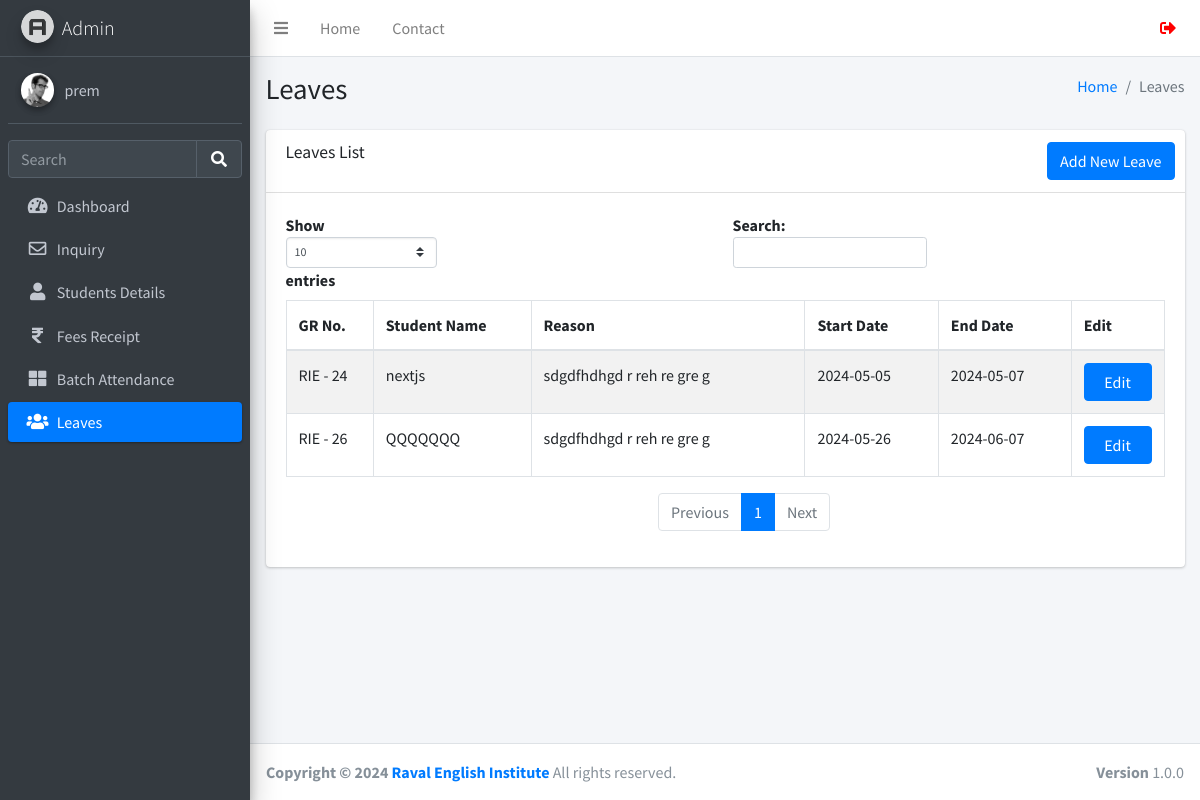
The page /leaves.php (signed in) on the database its author committed.
### tables this page shows
CREATE TABLE `users` (
  `id` int(11) NOT NULL,
  `username` varchar(255) NOT NULL,
  `fullname` varchar(255) NOT NULL,
  `email` varchar(255) NOT NULL,
  `mobile` varchar(255) NOT NULL,
  `password` varchar(255) NOT NULL,
  `created_at` datetime NOT NULL DEFAULT current_timestamp(),
  `status` int(10) NOT NULL
);

CREATE TABLE `leaves` (
  `id` int(11) NOT NULL,
  `student_id` int(11) NOT NULL,
  `reason` varchar(255) NOT NULL,
  `start_date` date NOT NULL,
  `end_date` date NOT NULL,
  `created_at` datetime NOT NULL DEFAULT current_timestamp()
);

CREATE TABLE `studentinfo` (
  `id` int(11) NOT NULL,
  `name` varchar(255) DEFAULT NULL,
  `batch` int(11) DEFAULT NULL,
  `batch_name` varchar(255) DEFAULT NULL,
  `father_name` varchar(255) DEFAULT NULL,
  `mother_name` varchar(255) DEFAULT NULL,
  `dob` date DEFAULT NULL,
  `gender` varchar(50) DEFAULT NULL,
  `mobile_number` varchar(15) DEFAULT NULL,
  `fee_status` varchar(50) DEFAULT NULL,
  `profession` varchar(100) DEFAULT NULL,
  `address` varchar(255) DEFAULT NULL,
  `admission_time` date DEFAULT NULL,
  `created_at` datetime NOT NULL DEFAULT current_timestamp(),
  `pending_fees` decimal(10,2) DEFAULT 0.00
);

### function.php (called while the page is built, shortened)
<?php
require_once('db.php');
function selectFromTable($tableName, $columns, $whereConditions) {
    global $db;
    try {
        $sql = "SELECT " . implode(', ', $columns) . " FROM $tableName";
        if (!empty($whereConditions)) {
            $sql .= " WHERE " . implode(' AND ', array_map(function ($col) {
                return "$col = :$col";
            }, array_keys($whereConditions)));
        }
        $stmt = $db->prepare($sql);
        foreach ($whereConditions as $col => $value) {
            $stmt->bindValue(":$col", $value);
        }
        $stmt->execute();
        return $stmt->fetchAll(PDO::FETCH_ASSOC);
    } catch (PDOException $e) {
        return false;
    }
}
?>

### leaves.php (the view, shortened to what this page needs)
<!DOCTYPE html>
<html lang="en">
<head>
</head>
<body>
<?php include('./header.php');
require_once('function.php');
$leavesData = selectFromTable('leaves', ['id', 'student_id', 'reason', 'start_date', 'end_date', 'created_at'], []);
?>
<div class="content-wrapper">
    <div class="content-header">
      <div class="container-fluid">
        <div class="row mb-2">
          <div class="col-sm-6">
            <h1 class="m-0">Leaves</h1>
          </div>
          <div class="col-sm-6">
            <ol class="breadcrumb float-sm-right">
              <li class="breadcrumb-item"><a href="./dashboard.php">Home</a></li>
              <li class="breadcrumb-item active">Leaves</li>
            </ol>
          </div>
        </div>
      </div>
    </div>
    <section class="content">
        <div class="container-fluid">
          <div class="row">
            <div class="col-12">
              <div class="card">
                <div class="card-header">
                  <h3 class="card-title">Leaves List</h3>
                  <div class="card-tools">
                    <a href="./leaveform.php" class="btn btn-primary">Add New Leave</a>
                  </div>
                </div>
                <div class="card-body">
                  <div class="table-responsive">
                    <table id="example1" class="table table-bordered table-striped">
                      <thead>
                        <tr>
                          <th>GR No.</th>
                          <th>Student Name</th>
                          <th>Reason</th>
                          <th>Start Date</th>
                          <th>End Date</th>
                          <th>Edit</th>
                        </tr>
                      </thead>
                      <tbody>
                        <?php foreach ($leavesData as $leave): ?>
                        <tr>
                          <td>RIE - <?php echo htmlspecialchars($leave['student_id']); ?></td>
                          <td><?php
                              $student = selectFromTable('studentinfo', ['name'], ['id' => $leave['student_id']]);
                              echo htmlspecialchars($student[0]['name']);
                          ?></td>
                          <td><?php echo htmlspecialchars($leave['reason']); ?></td>
                          <td><?php echo htmlspecialchars($leave['start_date']); ?></td>
                          <td><?php echo htmlspecialchars($leave['end_date']); ?></td>
                          <td><a href="#" class="btn btn-primary btn-edit col-md-12" data-id="<?php echo $leave['id']; ?>">Edit</a></td>
                        </tr>
                        <?php endforeach; ?>
                      </tbody>
                    </table>
                  </div>
                </div>
              </div>
            </div>
          </div>
        </div>
    </section>
</div>
<?php include('./footer.php'); ?>
</body>
</html>

### header.php (shortened to what this page needs)
<?php
require_once 'db.php';
$query = $db->prepare("SELECT * FROM users WHERE id = :id");
$query->execute(['id' => $_SESSION['user_id']]);
$user = $query->fetch(PDO::FETCH_ASSOC);
?>
<!DOCTYPE html>
<html lang="en">
<head>
  <link rel="stylesheet" href="./plugins/fontawesome-free/css/all.min.css">
  <link rel="stylesheet" href="https://code.ionicframework.com/ionicons/2.0.1/css/ionicons.min.css">
  <link rel="stylesheet" href="./plugins/icheck-bootstrap/icheck-bootstrap.min.css">
  <link rel="stylesheet" href="./asset/css/adminlte.min.css">
</head>
<body class="hold-transition sidebar-mini layout-fixed">
<div class="wrapper">
  <nav class="main-header navbar navbar-expand navbar-white navbar-light sticky-top">
    <ul class="navbar-nav">
      <li class="nav-item">
        <a class="nav-link" data-widget="pushmenu" href="#" role="button"><i class="fas fa-bars"></i></a>
      </li>
      <li class="nav-item d-none d-sm-inline-block">
        <a href="./dashboard.php" class="nav-link">Home</a>
      </li>
      <li class="nav-item d-none d-sm-inline-block">
        <a href="#" class="nav-link">Contact</a>
      </li>
    </ul>
    <ul class="navbar-nav ml-auto">
      <li class="nav-item">
        <form method="POST">
        <button class="nav-link" type="submit" name="logout" style="
        text-decoration: none;
        border: none;
        background-color: transparent;">
        <i class="fas fa-sign-out-alt" style="color: red;"></i>
        </button>
      </li>
    </ul>
  </nav>
  <aside class="main-sidebar sidebar-dark-primary elevation-4">
    <a href="./dashboard.php" class="brand-link">
      <img src="./asset/img/AdminLTELogo.png" alt="AdminLTE Logo" class="brand-image img-circle elevation-3" style="opacity: .8">
      <span class="brand-text font-weight-light">Admin</span>
    </a>
    <div class="sidebar">
      <div class="user-panel mt-3 pb-3 mb-3 d-flex">
        <div class="image">
          <img src="./asset/img/user2-160x160.jpg" class="img-circle elevation-2" alt="User Image">
        </div>
        <div class="info">
          <a href="./profile.php" class="d-block"><?php echo $user['username']; ?></a>
        </div>
      </div>
      <div class="form-inline">
        <div class="input-group" data-widget="sidebar-search">
          <input class="form-control form-control-sidebar" type="search" placeholder="Search" aria-label="Search">
          <div class="input-group-append">
            <button class="btn btn-sidebar">
              <i class="fas fa-search fa-fw"></i>
            </button>
          </div>
        </div>
      </div>
      <nav class="mt-2">
        <ul class="nav nav-pills nav-sidebar flex-column" data-widget="treeview" role="menu" data-accordion="false">
          <li class="nav-item">
            <a href="./dashboard.php" class="nav-link
            <?php if (strpos($_SERVER['REQUEST_URI'], 'dashboard.php') !== false) {echo "active";}?>">
              <i class="nav-icon fas fa-tachometer-alt"></i>
              <p>
                Dashboard
              </p>
            </a>
          </li>
          <li class="nav-item">
            <a href="./inquiry.php" class="nav-link
            <?php if (strpos($_SERVER['REQUEST_URI'], 'inquiry.php') !== false) {echo "active";}?>">
              <i class="nav-icon far fa-envelope"></i>
              <p>
              Inquiry
              </p>
            </a>
          <li class="nav-item">
            <a href="./studentsdetails.php" class="nav-link
            <?php if (strpos($_SERVER['REQUEST_URI'], 'studentsdetails.php') !== false) {echo "active";}?>">
              <i class="nav-icon fas fa-user"></i>
              <p>
                Students Details
              </p>
            </a>
          </li>
          <li class="nav-item">
            <a href="./fees.php" class="nav-link
            <?php if (strpos($_SERVER['REQUEST_URI'], 'fees.php') !== false) {echo "active";}?>">
            <i class="nav-icon fas fa-rupee-sign"></i>
              <p>
                Fees Receipt
              </p>
            </a>
          </li>
          <li class="nav-item">
            <a href="./batch.php" class="nav-link
            <?php if (strpos($_SERVER['REQUEST_URI'], 'batch.php') !== false) {echo "active";}?>">
            <i class="nav-icon fas fa-th-large"></i>
              <p>
                Batch Attendance
              </p>
            </a>
          </li>
          <li class="nav-item">
            <a href="./leaves.php" class="nav-link
            <?php if (strpos($_SERVER['REQUEST_URI'], 'leaves.php') !== false) {echo "active";}?>">
              <i class="nav-icon fas fa-users"></i>
              <p>
                Leaves
              </p>
            </a>
          </li>
        </ul>
      </nav>
    </div>
  </aside>

### rows shown on the page
users: username "prem"
leaves: student "24", student.name "nextjs", reason "sdgdfhdhgd r reh re gre g", start_date "2024-05-05", end_date "2024-05-07"
leaves: student "26", student.name "QQQQQQQ", reason "sdgdfhdhgd r reh re gre g", start_date "2024-05-26", end_date "2024-06-07"
